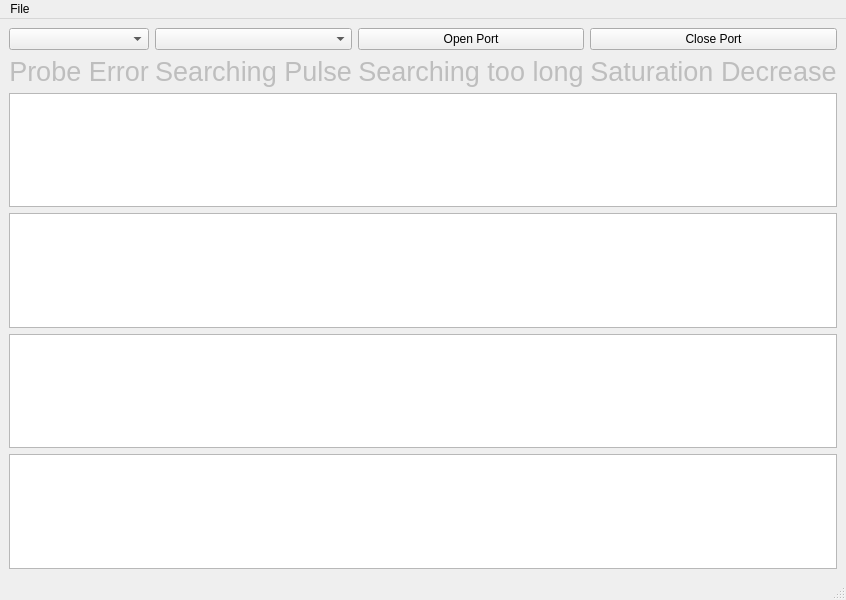
<?xml version="1.0" encoding="UTF-8"?>
<ui version="4.0">
 <class>MainWindow</class>
 <widget class="QMainWindow" name="MainWindow">
  <property name="geometry">
   <rect>
    <x>0</x>
    <y>0</y>
    <width>800</width>
    <height>600</height>
   </rect>
  </property>
  <property name="windowTitle">
   <string>Pulse Oxymeter</string>
  </property>
  <widget class="QWidget" name="centralwidget">
   <layout class="QGridLayout" name="gridLayout_2">
    <item row="0" column="0">
     <layout class="QGridLayout" name="gridLayout">
      <item row="0" column="2">
       <widget class="QPushButton" name="btnOpenPort">
        <property name="text">
         <string>Open Port</string>
        </property>
       </widget>
      </item>
      <item row="0" column="3">
       <widget class="QPushButton" name="btnClosePort">
        <property name="text">
         <string>Close Port</string>
        </property>
       </widget>
      </item>
      <item row="0" column="0">
       <widget class="QComboBox" name="cboxPorts">
        <property name="toolTip">
         <string>&lt;html&gt;&lt;head/&gt;&lt;body&gt;&lt;p&gt;Select IMU source&lt;/p&gt;&lt;/body&gt;&lt;/html&gt;</string>
        </property>
       </widget>
      </item>
      <item row="0" column="1">
       <widget class="QComboBox" name="cboxSpeed"/>
      </item>
      <item row="2" column="0" colspan="4">
       <layout class="QVBoxLayout" name="verticalLayout">
        <item>
         <widget class="PlotWidget" name="plt1"/>
        </item>
       </layout>
      </item>
      <item row="1" column="0">
       <widget class="QLabel" name="lbProbeError">
        <property name="enabled">
         <bool>false</bool>
        </property>
        <property name="font">
         <font>
          <pointsize>20</pointsize>
         </font>
        </property>
        <property name="text">
         <string>Probe Error</string>
        </property>
        <property name="alignment">
         <set>Qt::AlignCenter</set>
        </property>
       </widget>
      </item>
      <item row="1" column="1">
       <widget class="QLabel" name="lbSearchPulse">
        <property name="enabled">
         <bool>false</bool>
        </property>
        <property name="font">
         <font>
          <pointsize>20</pointsize>
         </font>
        </property>
        <property name="text">
         <string>Searching Pulse</string>
        </property>
        <property name="alignment">
         <set>Qt::AlignCenter</set>
        </property>
       </widget>
      </item>
      <item row="1" column="2">
       <widget class="QLabel" name="lbSeachTimeTooLong">
        <property name="enabled">
         <bool>false</bool>
        </property>
        <property name="font">
         <font>
          <pointsize>20</pointsize>
         </font>
        </property>
        <property name="text">
         <string>Searching too long</string>
        </property>
        <property name="alignment">
         <set>Qt::AlignCenter</set>
        </property>
       </widget>
      </item>
      <item row="1" column="3">
       <widget class="QLabel" name="lbOxygenSaturationDecrease">
        <property name="enabled">
         <bool>false</bool>
        </property>
        <property name="font">
         <font>
          <pointsize>20</pointsize>
         </font>
        </property>
        <property name="text">
         <string>Saturation Decrease</string>
        </property>
        <property name="alignment">
         <set>Qt::AlignCenter</set>
        </property>
       </widget>
      </item>
     </layout>
    </item>
    <item row="1" column="0">
     <widget class="PlotWidget" name="plt2"/>
    </item>
    <item row="2" column="0">
     <widget class="PlotWidget" name="plt3"/>
    </item>
    <item row="3" column="0">
     <widget class="PlotWidget" name="plt4"/>
    </item>
   </layout>
  </widget>
  <widget class="QMenuBar" name="menubar">
   <property name="geometry">
    <rect>
     <x>0</x>
     <y>0</y>
     <width>800</width>
     <height>19</height>
    </rect>
   </property>
   <widget class="QMenu" name="menuFile">
    <property name="title">
     <string>File</string>
    </property>
    <addaction name="actionExit"/>
   </widget>
   <addaction name="menuFile"/>
  </widget>
  <widget class="QStatusBar" name="statusbar"/>
  <action name="actionExit">
   <property name="text">
    <string>Exit</string>
   </property>
  </action>
 </widget>
 <customwidgets>
  <customwidget>
   <class>PlotWidget</class>
   <extends>QGraphicsView</extends>
   <header>pyqtgraph</header>
  </customwidget>
 </customwidgets>
 <resources/>
 <connections/>
</ui>
